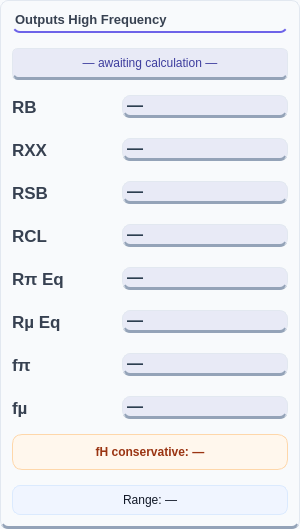
        <widget class="QFrame" name="frameOutputs_2">
         <property name="sizePolicy">
          <sizepolicy hsizetype="Preferred" vsizetype="Preferred">
           <horstretch>0</horstretch>
           <verstretch>0</verstretch>
          </sizepolicy>
         </property>
         <property name="minimumSize">
          <size>
           <width>300</width>
           <height>0</height>
          </size>
         </property>
         <property name="maximumSize">
          <size>
           <width>16777215</width>
           <height>16777215</height>
          </size>
         </property>
         <property name="styleSheet">
          <string notr="true">background-color: #f8fafc;
color: #334155;
border-radius: 8px;
border: 1px solid #e2e8f0;
border-bottom: 3px solid #94a3b8;
font-family: 'Inter', sans-serif;</string>
         </property>
         <property name="frameShape">
          <enum>QFrame::Shape::StyledPanel</enum>
         </property>
         <layout class="QVBoxLayout" name="verticalLayout_7">
          <property name="spacing">
           <number>15</number>
          </property>
          <item>
           <widget class="QLabel" name="labelOutput_2">
            <property name="sizePolicy">
             <sizepolicy hsizetype="Preferred" vsizetype="Fixed">
              <horstretch>0</horstretch>
              <verstretch>0</verstretch>
             </sizepolicy>
            </property>
            <property name="styleSheet">
             <string notr="true">QLabel {
    color: #374151;
    font-size: 13px;
    font-weight: 600;
	background-color: transparent;
    padding-bottom: 4px;
    border: none;
    border-bottom: 2px solid #6D63E8;
	
	
	font: 13pt &quot;Rockwell&quot;;
}</string>
            </property>
            <property name="text">
             <string>Outputs High Frequency</string>
            </property>
           </widget>
          </item>
          <item>
           <widget class="QLabel" name="labelHighMode">
            <property name="minimumSize">
             <size>
              <width>0</width>
              <height>32</height>
             </size>
            </property>
            <property name="maximumSize">
             <size>
              <width>16777215</width>
              <height>32</height>
             </size>
            </property>
            <property name="styleSheet">
             <string notr="true">QLabel {
    background-color: #e8eaf6;
    color: #3d3d9e;
    border-radius: 6px;
    font: 700 11pt &quot;Rockwell&quot;;
    padding: 4px 14px; 
    qproperty-alignment: AlignCenter;
}</string>
            </property>
            <property name="text">
             <string>— awaiting calculation —</string>
            </property>
            <property name="alignment">
             <set>Qt::AlignmentFlag::AlignCenter</set>
            </property>
           </widget>
          </item>
          <item>
           <layout class="QGridLayout" name="gridOutputs_2">
            <property name="horizontalSpacing">
             <number>10</number>
            </property>
            <property name="verticalSpacing">
             <number>20</number>
            </property>
            <item row="0" column="0">
             <widget class="QLabel" name="labelHighRBOutTitle">
              <property name="minimumSize">
               <size>
                <width>0</width>
                <height>0</height>
               </size>
              </property>
              <property name="maximumSize">
               <size>
                <width>100</width>
                <height>16777215</height>
               </size>
              </property>
              <property name="styleSheet">
               <string notr="true">QLabel {
    color: #374151;
    font-family: &quot;Rockwell&quot;;
    font-size: 13pt;
    font-weight: bold;
    background: transparent;
    border: none;
}</string>
              </property>
              <property name="text">
               <string>RB</string>
              </property>
             </widget>
            </item>
            <item row="7" column="0">
             <widget class="QLabel" name="labelFmuTitle">
              <property name="minimumSize">
               <size>
                <width>0</width>
                <height>0</height>
               </size>
              </property>
              <property name="maximumSize">
               <size>
                <width>100</width>
                <height>16777215</height>
               </size>
              </property>
              <property name="styleSheet">
               <string notr="true">QLabel {
    color: #374151;
    font-family: &quot;Rockwell&quot;;
    font-size: 13pt;
    font-weight: bold;
    background: transparent;
    border: none;
}</string>
              </property>
              <property name="text">
               <string>fµ</string>
              </property>
             </widget>
            </item>
            <item row="6" column="0">
             <widget class="QLabel" name="labelFpiTitle">
              <property name="minimumSize">
               <size>
                <width>0</width>
                <height>0</height>
               </size>
              </property>
              <property name="maximumSize">
               <size>
                <width>100</width>
                <height>16777215</height>
               </size>
              </property>
              <property name="styleSheet">
               <string notr="true">QLabel {
    color: #374151;
    font-family: &quot;Rockwell&quot;;
    font-size: 13pt;
    font-weight: bold;
    background: transparent;
    border: none;
}</string>
              </property>
              <property name="text">
               <string>fπ</string>
              </property>
             </widget>
            </item>
            <item row="2" column="1">
             <widget class="QLabel" name="labelHighRSB">
              <property name="styleSheet">
               <string notr="true">font-size: 16px; font-weight: bold; color: #2c3e50; background: #e8eaf6;

</string>
              </property>
              <property name="text">
               <string>—</string>
              </property>
              <property name="result" stdset="0">
               <bool>true</bool>
              </property>
             </widget>
            </item>
            <item row="1" column="1">
             <widget class="QLabel" name="labelHighRXX">
              <property name="styleSheet">
               <string notr="true">font-size: 16px; font-weight: bold; color: #2c3e50; background: #e8eaf6;

</string>
              </property>
              <property name="text">
               <string>—</string>
              </property>
              <property name="result" stdset="0">
               <bool>true</bool>
              </property>
             </widget>
            </item>
            <item row="5" column="0">
             <widget class="QLabel" name="labelRmuTitle">
              <property name="minimumSize">
               <size>
                <width>0</width>
                <height>0</height>
               </size>
              </property>
              <property name="maximumSize">
               <size>
                <width>100</width>
                <height>16777215</height>
               </size>
              </property>
              <property name="styleSheet">
               <string notr="true">QLabel {
    color: #374151;
    font-family: &quot;Rockwell&quot;;
    font-size: 13pt;
    font-weight: bold;
    background: transparent;
    border: none;
}</string>
              </property>
              <property name="text">
               <string>Rµ Eq</string>
              </property>
             </widget>
            </item>
            <item row="7" column="1">
             <widget class="QLabel" name="labelHighFmu">
              <property name="styleSheet">
               <string notr="true">font-size: 16px; font-weight: bold; color: #2c3e50; background: #e8eaf6;

</string>
              </property>
              <property name="text">
               <string>—</string>
              </property>
              <property name="result" stdset="0">
               <bool>true</bool>
              </property>
             </widget>
            </item>
            <item row="4" column="0">
             <widget class="QLabel" name="labelRpiTitle">
              <property name="minimumSize">
               <size>
                <width>0</width>
                <height>0</height>
               </size>
              </property>
              <property name="maximumSize">
               <size>
                <width>100</width>
                <height>16777215</height>
               </size>
              </property>
              <property name="styleSheet">
               <string notr="true">QLabel {
    color: #374151;
    font-family: &quot;Rockwell&quot;;
    font-size: 13pt;
    font-weight: bold;
    background: transparent;
    border: none;
}</string>
              </property>
              <property name="text">
               <string>Rπ Eq</string>
              </property>
             </widget>
            </item>
            <item row="0" column="1">
             <widget class="QLabel" name="labelHighRBOut">
              <property name="styleSheet">
               <string notr="true">font-size: 16px; font-weight: bold; color: #2c3e50; background: #e8eaf6;

</string>
              </property>
              <property name="text">
               <string>—</string>
              </property>
              <property name="result" stdset="0">
               <bool>true</bool>
              </property>
             </widget>
            </item>
            <item row="4" column="1">
             <widget class="QLabel" name="labelHighRpi">
              <property name="styleSheet">
               <string notr="true">font-size: 16px; font-weight: bold; color: #2c3e50; background: #e8eaf6;

</string>
              </property>
              <property name="text">
               <string>—</string>
              </property>
              <property name="result" stdset="0">
               <bool>true</bool>
              </property>
             </widget>
            </item>
            <item row="2" column="0">
             <widget class="QLabel" name="labelRSBTitle_2">
              <property name="minimumSize">
               <size>
                <width>0</width>
                <height>0</height>
               </size>
              </property>
              <property name="maximumSize">
               <size>
                <width>100</width>
                <height>16777215</height>
               </size>
              </property>
              <property name="styleSheet">
               <string notr="true">QLabel {
    color: #374151;
    font-family: &quot;Rockwell&quot;;
    font-size: 13pt;
    font-weight: bold;
    background: transparent;
    border: none;
}</string>
              </property>
              <property name="text">
               <string>RSB</string>
              </property>
             </widget>
            </item>
            <item row="6" column="1">
             <widget class="QLabel" name="labelHighFpi">
              <property name="styleSheet">
               <string notr="true">font-size: 16px; font-weight: bold; color: #2c3e50; background: #e8eaf6;

</string>
              </property>
              <property name="text">
               <string>—</string>
              </property>
              <property name="result" stdset="0">
               <bool>true</bool>
              </property>
             </widget>
            </item>
            <item row="1" column="0">
             <widget class="QLabel" name="labelRXXTitle_2">
              <property name="minimumSize">
               <size>
                <width>0</width>
                <height>0</height>
               </size>
              </property>
              <property name="maximumSize">
               <size>
                <width>100</width>
                <height>16777215</height>
               </size>
              </property>
              <property name="styleSheet">
               <string notr="true">QLabel {
    color: #374151;
    font-family: &quot;Rockwell&quot;;
    font-size: 13pt;
    font-weight: bold;
    background: transparent;
    border: none;
}</string>
              </property>
              <property name="text">
               <string>RXX</string>
              </property>
             </widget>
            </item>
            <item row="5" column="1">
             <widget class="QLabel" name="labelHighRmu">
              <property name="styleSheet">
               <string notr="true">font-size: 16px; font-weight: bold; color: #2c3e50; background: #e8eaf6;

</string>
              </property>
              <property name="text">
               <string>—</string>
              </property>
              <property name="result" stdset="0">
               <bool>true</bool>
              </property>
             </widget>
            </item>
            <item row="3" column="0">
             <widget class="QLabel" name="labelRCLTitle">
              <property name="minimumSize">
               <size>
                <width>0</width>
                <height>0</height>
               </size>
              </property>
              <property name="maximumSize">
               <size>
                <width>100</width>
                <height>16777215</height>
               </size>
              </property>
              <property name="styleSheet">
               <string notr="true">QLabel {
    color: #374151;
    font-family: &quot;Rockwell&quot;;
    font-size: 13pt;
    font-weight: bold;
    background: transparent;
    border: none;
}</string>
              </property>
              <property name="text">
               <string>RCL</string>
              </property>
             </widget>
            </item>
            <item row="3" column="1">
             <widget class="QLabel" name="labelHighRCL">
              <property name="styleSheet">
               <string notr="true">font-size: 16px; font-weight: bold; color: #2c3e50; background: #e8eaf6;

</string>
              </property>
              <property name="text">
               <string>—</string>
              </property>
              <property name="result" stdset="0">
               <bool>true</bool>
              </property>
             </widget>
            </item>
           </layout>
          </item>
          <item>
           <widget class="QLabel" name="labelFHConservative">
            <property name="styleSheet">
             <string notr="true">QLabel {
    background-color: #fff7ed;
    border: 1px solid #fed7aa;
    border-radius: 10px;
    padding: 10px;
    color: #9a3412;
    font-size: 12px;
    font-weight: 700;
}</string>
            </property>
            <property name="text">
             <string>fH conservative: —</string>
            </property>
            <property name="alignment">
             <set>Qt::AlignmentFlag::AlignCenter</set>
            </property>
           </widget>
          </item>
          <item>
           <widget class="QLabel" name="labelFHRange">
            <property name="styleSheet">
             <string notr="true">QLabel {
    background-color: #f0f5ff;
    border: 1px solid #dbeafe;
    border-radius: 8px;
    padding: 7px 5px;
    color: #111827;
    font-size: 12px;
}</string>
            </property>
            <property name="text">
             <string>Range: —</string>
            </property>
            <property name="alignment">
             <set>Qt::AlignmentFlag::AlignCenter</set>
            </property>
            <property name="result" stdset="0">
             <bool>true</bool>
            </property>
           </widget>
          </item>
         </layout>
        </widget>
